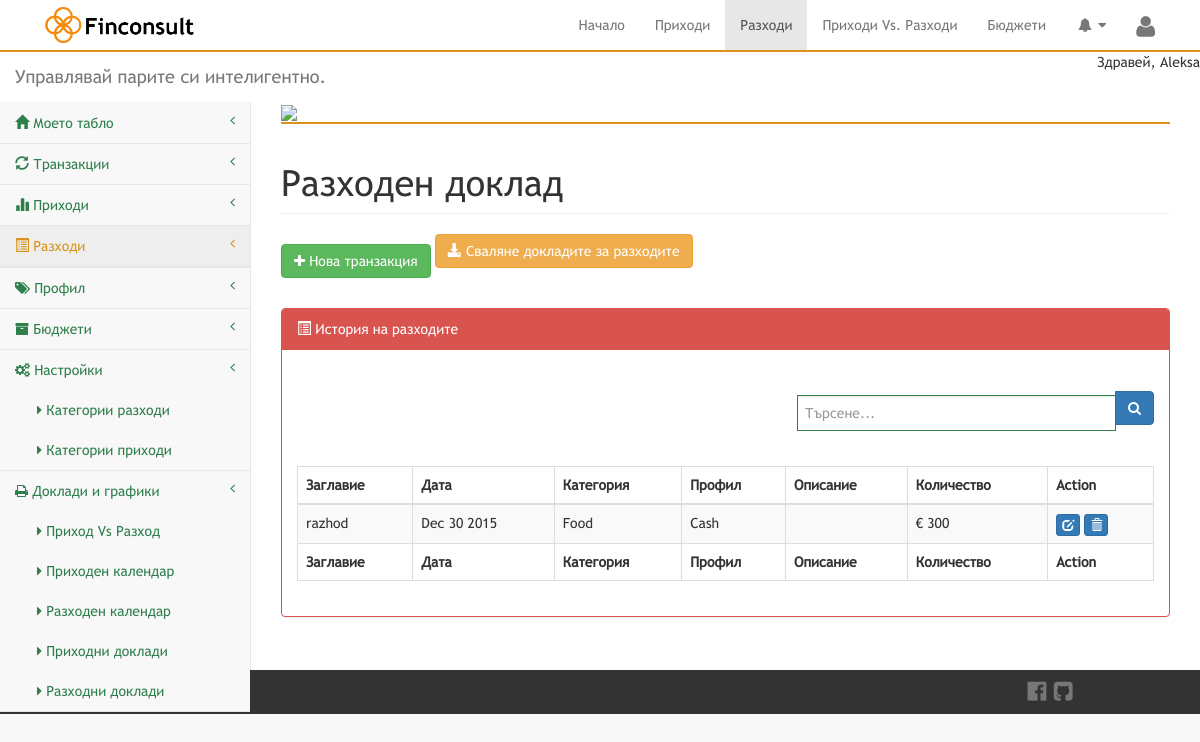
The page /index.php?page=ExpenseReport (signed in) on the database its author committed.
### tables this page shows
CREATE TABLE IF NOT EXISTS `user` (
  `UserId` int(5) NOT NULL AUTO_INCREMENT,
  `FirstName` varchar(255) NOT NULL,
  `LastName` varchar(255) NOT NULL,
  `Email` varchar(255) NOT NULL,
  `Password` varchar(255) NOT NULL,
  `Currency` varchar(255) NOT NULL,
  PRIMARY KEY (`UserId`)
);

CREATE TABLE IF NOT EXISTS `bills` (
  `BillsId` int(5) NOT NULL AUTO_INCREMENT,
  `UserId` int(5) NOT NULL,
  `Title` varchar(255) NOT NULL,
  `Dates` date NOT NULL,
  `CategoryId` int(5) NOT NULL,
  `AccountId` int(5) NOT NULL,
  `Amount` varchar(255) NOT NULL,
  `Description` text NOT NULL,
  PRIMARY KEY (`BillsId`),
  KEY `fk_testt` (`AccountId`)
);

CREATE TABLE IF NOT EXISTS `category` (
  `CategoryId` int(5) NOT NULL AUTO_INCREMENT,
  `UserId` int(5) NOT NULL,
  `CategoryName` varchar(255) NOT NULL,
  `Level` int(2) NOT NULL,
  PRIMARY KEY (`CategoryId`)
);

CREATE TABLE IF NOT EXISTS `account` (
  `AccountId` int(5) NOT NULL AUTO_INCREMENT,
  `UserId` int(5) NOT NULL,
  `AccountName` varchar(255) NOT NULL,
  PRIMARY KEY (`AccountId`)
);

### includes/notification.php (called while the page is built, shortened)
<?php
$Dashboard		    	= "Моето табло";
$Transaction			= "Транзакции";
$Incomes				= "Приходи";
$Expenses				= "Разходи";
$Settings				= "Настройки";
$Welcome				= "Здравей";
$Amount					= "Количество";
$Category				= "Категория";
$Account				= "Профил";
$Date					= "Дата";
$Description			= "Описание";
$Action					= "Action";
$ExpenseReports			= "Разходен доклад";
$HistoryofExpense		= "История на разходите";
$DownloadExpenseReports = "Сваляне докладите за разходите";
$Title					= "Заглавие";
$Search					= "Търсене...";
$IncomeVsExpense		= "Приход Vs Разход";
$CategoryIncome			= "Категории приходи";
$CategoryExpense		= "Категории разходи";
$ReportsGraphs			= "Доклади и графики";
$IncomeReportsM 		= "Приходни доклади";
$ExpenseReportsM		= "Разходни доклади";
$BudgetsM				= "Бюджети";
$NewTransaction			= "Нова транзакция";
$IncomeCalender			= "Приходен календар";
$ExpenseCalender		= "Разходен календар";
$EditExpense			= "Промени разхода";
$DeleteExpenses			= "Изтрий разхода";
?>

### includes/global.php (called while the page is built, shortened)
<?php
include ('includes/db.php');
$UserId=$_SESSION['UserId'];
$GetUserInfo = "SELECT * FROM user WHERE UserId = $UserId";
$UserInfo = mysqli_query($mysqli, $GetUserInfo);
$ColUser = mysqli_fetch_assoc($UserInfo);
?>

### pages/ExpenseReport.php (the view, shortened to what this page needs)
<?php
include ('includes/notification.php');
$SearchTerm = '';
$GetExpenseHistory = "SELECT * from bills left join category on bills.CategoryId = category.CategoryId left join account on bills.AccountId = account.AccountId where bills.UserId = $UserId ORDER BY bills.Dates DESC";
$ExpenseHistory = mysqli_query($mysqli,$GetExpenseHistory);
	include ('includes/global.php');
?>
        <div id="page-wrapper">
            <div class="container-fluid header-img">
                <div class="row">
                    <img src="images/header-razhodi.png">
                </div>
            </div>
            <div class="row">
                <div class="col-lg-12">
                    <h1 class="page-header"><?php echo $ExpenseReports; ?></h1>
                </div>
            </div>
            <a href="index.php?page=Transaction" class="btn white btn-success "><i class="fa fa-plus"></i> <?php echo $NewTransaction; ?></a>
            <a href="pages/ExpenseReportPdf.php?filter=<?php echo $SearchTerm; ?>" class="btn white btn-warning"><i class="glyphicon glyphicon-download-alt"></i> <?php echo $DownloadExpenseReports; ?></a>
            <div class="row">
                <div class="col-lg-12">
                    <div class="panel panel-red">
                        <div class="panel-heading">
                           <i class="glyphicon glyphicon-list-alt"></i> <?php echo $HistoryofExpense; ?>
                        </div>
                        <div class="panel-body">
							<div class="pull-right">
								<form action="" method="post">
							<div class="form-group input-group col-lg-5	pull-right">
                                            <input type="text" name="search" placeholder="<?php echo $Search; ?>" class="form-control">
                                            <span class="input-group-btn">
                                                <button class="btn btn-primary" name="searchbtn" type="input"><i class="fa fa-search"></i>
                                                </button>
                                            </span>
                                 </div>
                                 </form>
                            </div>
                            <div class="">
                                <table class="table table-bordered table-hover table-striped">
                                    <thead>
			                <tr>
			                    <th class="text-left"><?php echo $Title; ?></th>
			                    <th class="text-left"><?php echo $Date; ?></th>
			                    <th class="text-left"><?php echo $Category; ?></th>
			                    <th class="text-left"><?php echo $Account; ?></th>
			                    <th class="text-left"><?php echo $Description; ?></th>
			                    <th class="text-left"><?php echo $Amount; ?></th>
			                    <th class="text-left"><?php echo $Action; ?></th>
			                </tr>
			             </thead>
	                	<tbody>
							 <?php while($col = mysqli_fetch_assoc($ExpenseHistory)){ ?>
							<tr>
							<td><?php echo $col['Title'];?></td>
							<td><?php echo date("M d Y",strtotime($col['Dates']));?></td>
							<td><?php echo $col['CategoryName'];?></td>
							<td><?php echo $col['AccountName'];?></td>
							<td><?php echo $col['Description'];?></td>
							<td><?php echo $ColUser['Currency'].' '.number_format($col['Amount']);?></td>
							<td colspan="2" class="notification">
								<a href="index.php?page=ManageExpense&id=<?php echo $col['BillsId'];?>" class="" data-toggle="modal"><span class="btn btn-primary btn-xs glyphicon glyphicon-edit" data-toggle="tooltip" data-placement="left" title="" data-original-title="<?php echo $EditExpense; ?>"></span></a>
								<a href="#DeleteEx<?php echo $col['BillsId'];?>"  data-toggle="modal"><span class=" glyphicon glyphicon-trash btn btn-primary btn-xs" data-toggle="tooltip" data-placement="right" title="" data-original-title="<?php echo $DeleteExpenses; ?>"></span></button>
							</td>
							</tr>
	                	</tbody>
                            </div>
	                		 <?php } ?>
		                <tfoot>
			                <tr>
			                    <th class="text-left"><?php echo $Title; ?></th>
			                    <th class="text-left"><?php echo $Date; ?></th>
			                    <th class="text-left"><?php echo $Category; ?></th>
			                    <th class="text-left"><?php echo $Account; ?></th>
			                    <th class="text-left"><?php echo $Description; ?></th>
			                    <th class="text-left"><?php echo $Amount; ?></th>
			                    <th class="text-left"><?php echo $Action; ?></th>
			                </tr>
		                </tfoot>
                            </div>
                        </div>
                    </div>
                </div>
            </div>
            <div class="row">
                <div class="col-lg-12">
                </div>
            </div>

### includes/header.php (shortened to what this page needs)
<?php
include ('includes/notification.php');
?>
<!DOCTYPE html>
<html lang="en">
<head>
    <link rel="stylesheet" href="css/font-awesome.min.css">
    <link href="css/bootstrap.css" rel="stylesheet">
    <link rel="stylesheet" href="css/owl.carousel.css">
    <link rel="stylesheet" href="css/owl.theme.css">
    <link href="css/metisMenu.min.css" rel="stylesheet">
    <link href="css/sb-admin-2.css" rel="stylesheet">
    <link href="css/morris.css" rel="stylesheet">
    <link rel="stylesheet" href="css/style.css">
    <link rel="stylesheet" href="css/fonts.css">
</head>
<body>
<div class="container-fluid menu">
	<div class="container">
		<nav class="navbar navbar-default" role="navigation">
			<div class="navbar-header">
				<a class="navbar-brand" href="#"><img class="logo" src="images/logo.png"></a>
			</div>
			<div class="collapse navbar-collapse navbar-ex1-collapse">
				<ul class="nav navbar-nav navbar-right">
					<li <?php ActiveClass("index");?>><a href="index.php">Начало</a></li>
					<li <?php ActiveClass("index.php?page=AssetReport");?>><a href="index.php?page=AssetReport">Приходи</a></li>
					<li <?php ActiveClass("index.php?page=ExpenseReport");?>><a href="index.php?page=ExpenseReport">Разходи</a></li>
					<li <?php ActiveClass("index.php?page=IncomeVsExpense");?>><a href="index.php?page=IncomeVsExpense">Приходи Vs. Разходи</a></li>
					<li <?php ActiveClass("index.php?page=ManageBudget");?>><a href="index.php?page=ManageBudget">Бюджети</a></li>
                    <li class="dropdown">
                    <a class="dropdown-toggle" data-toggle="dropdown" href="#">
                        <i class="fa fa-bell fa-fw"></i>  <i class="fa fa-caret-down"></i>
                    </a>
					<li><a href="#" class="btn btn-primary dropdown-toggle user-log" data-toggle="dropdown"><i class="fa fa-user"></i></a>
					</li>
				</ul>
			</div>
		</nav>
	</div>
</div>
    <div id="wrapper-head">
        <nav class="navbar navbar-default navbar-static-top" role="navigation" style="margin-bottom: 0">
        <div class="headmain">
            <div class="navbar-header">
                <a class="navbar-brand" href="index.php">Управлявай парите си интелигентно.</a>
            </div>
            <ul class="nav navbar-top-links navbar-right">
                <li>
                     <?php
                    echo $Welcome;?>,
                    <?php
                    echo $ColUser['FirstName'];?>
                </li>
            </ul>
        </div>
            <div class="navbar-default sidebar" role="navigation">
                <div class="sidebar-nav navbar-collapse mainnavv">
                    <ul class="nav font-sidebar" id="side-menu">
                        <li>
                            <a <?php ActiveClass("index");?> href="index.php"><i class="glyphicon glyphicon-home"></i>  <?php echo $Dashboard;?><span class="fa arrow"></a>
                        </li>
                        <li>
                            <a <?php ActiveClass("index.php?page=Transaction");?>  href="index.php?page=Transaction"><i class="glyphicon glyphicon-refresh"></i>  <?php echo $Transaction;?><span class="fa arrow"></a>
                        </li>
                        <li>
                            <a <?php ActiveClass("index.php?page=AssetReport");?> href="index.php?page=AssetReport"><i class="glyphicon glyphicon-stats"></i>  <?php echo $Incomes;?><span class="fa arrow"></span></a>
                        </li>
                        <li>
                            <a <?php ActiveClass("index.php?page=ExpenseReport");?> href="index.php?page=ExpenseReport" ><i class="glyphicon glyphicon-list-alt"></i> <?php echo $Expenses;?><span class="fa arrow"></span></a>
                        <li>
                                <li>
                                    <a <?php ActiveClass("index.php?page=ManageAccount");?> href="index.php?page=ManageAccount"> <i class="fa fa-tags"></i> <?php echo $Account;?><span class="fa arrow"></a>
                                </li>
                        </li>
                        </li>
                        <li><a <?php ActiveClass("index.php?page=ManageBudget");?> href="index.php?page=ManageBudget"><i class="fa fa-archive"></i> <?php echo $BudgetsM;?><span class="fa arrow"></a>
                        </li>
                    <li>
                        <a class="parent" href="javascript:void(0)"><i class="fa fa-gears"> </i> <?php echo $Settings;?><span class="fa arrow"></a>
                        <ul class="nav nav-second-level" id="subitem">
                                <li>
                                    <a <?php ActiveClass("index.php?page=ManageExpenseCategory");?> href="index.php?page=ManageExpenseCategory"><i class="fa fa-caret-right"></i> <?php echo $CategoryExpense;?></a>
                                </li>
                                <li>
                                    <a <?php ActiveClass("index.php?page=ManageIncomeCategory");?> href="index.php?page=ManageIncomeCategory"><i class="fa fa-caret-right"></i> <?php echo $CategoryIncome;?></a>
                                </li>
                        </ul>
                    </li>
                    <li>
                         <a class="parent" href="javascript:void(0)"><i class="fa fa-print"> </i> <?php echo $ReportsGraphs;?><span class="fa arrow"></a>
                         <ul class="nav nav-second-level" >
                                <li>
                                    <a <?php ActiveClass("index.php?page=IncomeVsExpense");?> id="subitem" href="index.php?page=IncomeVsExpense"><i class="fa fa-caret-right"> </i> <?php echo $IncomeVsExpense;?></a>
                                </li>
                                <li>
                                    <a <?php ActiveClass("index.php?page=IncomeCalender");?> id="subitem" href="index.php?page=IncomeCalender"><i class="fa fa-caret-right"> </i> <?php echo $IncomeCalender;?></a>
                                </li>
                                <li>
                                    <a <?php ActiveClass("index.php?page=ExpenseCalender");?> id="subitem" href="index.php?page=ExpenseCalender"><i class="fa fa-caret-right"> </i> <?php echo $ExpenseCalender;?></a>
                                </li>
                                <li>
                                    <a <?php ActiveClass("index.php?page=AllIncomeReports");?> id="subitem" href="index.php?page=AllIncomeReports"><i class="fa fa-caret-right"></i> <?php echo $IncomeReportsM ;?></a>
                                </li>
                                <li>
                                    <a <?php ActiveClass("index.php?page=AllExpenseReports");?> id="subitem" href="index.php?page=AllExpenseReports"><i class="fa fa-caret-right"></i> <?php echo $ExpenseReportsM;?></a>
                                </li>
                        </ul>
                    </li>
                    </ul>
                </div>
            </div>
        </nav>
</div>

### css/sb-admin-2.css (style rules this page uses)
body { background-color: #f8f8f8; }
#page-wrapper { padding: 0 15px; min-height: 568px; background-color: #fff; }
@media (min-width:768px) { #page-wrapper { position: inherit; margin: 0 0 0 250px; padding: 0 30px; border-left: 1px solid #e7e7e7; } }
.navbar-top-links li { display: inline-block; }
.navbar-top-links li:last-child { margin-right: 15px; }
.sidebar .sidebar-nav.navbar-collapse { padding-right: 0; padding-left: 0; }
.sidebar ul li { border-bottom: 1px solid #e7e7e7; }
.sidebar ul li a.active { background-color: #eee; }
.sidebar .arrow { float: right; }
.sidebar .fa.arrow:before { content: "\f104"; }
.sidebar .nav-second-level li, .sidebar .nav-third-level li { border-bottom: 0!important; }
.sidebar .nav-second-level li a { padding-left: 37px; }
@media (min-width:768px) { .sidebar { z-index: 1; position: absolute; width: 250px; margin-top: 51px; } }
.panel-red { border-color: #d9534f; }
.panel-red .panel-heading { border-color: #d9534f; color: #fff; background-color: #d9534f; }
.panel-red a { color: #d9534f; }

### css/style.css (style rules this page uses)
body { font-family:trebuchet_regular }
h1 { margin-top:0 }
.logo { height:180%;margin-top:-8px }
.navbar { border:none;border-radius:0;background:#fff;margin-bottom:0 }
.menu { background:#fff;border-bottom:2px solid #d8941a }
.header-img { border-bottom:2px solid #d8941a }
.header-img img { width:100% }
.user-log { font-size:24px;color:#2e7f4c;padding-bottom:11px!important;border-radius:0;background:0 0;border:none }
form div { text-align:left;margin:0 auto 20px;padding:20px;display:inline-block }
form div input[type=text],form div select { margin-bottom:10px;width:200px;height:36px;border:1px solid #2e7f4c;padding:7px }
.form-control { width:200px;height:40px;margin:10px auto auto;border:1px solid #D8941A;border-radius:0;padding:5px;display:block }
.font-sidebar li .active { color:#D8941A }
.font-sidebar li a { color:#2e7f4c }
.panel-info,.panel-primary,.panel-red,.panel-warning { margin-top:20px }
.btn-warning { margin-bottom:20px }
.panel { margin-top:20px; }

### rows shown on the page
user: FirstName "Aleksa"
bills: Title "razhod", Dates "Dec 30 2015", CategoryId.CategoryName "Food", AccountId.AccountName "Cash", UserId.Currency "€", Amount "300"

### other values the page prints
$Welcome "Здравей"
$Dashboard "Моето табло"
$Transaction "Транзакции"
$Incomes "Приходи"
$Expenses "Разходи"
$Account "Профил"
$BudgetsM "Бюджети"
$Settings "Настройки"
$CategoryExpense "Категории разходи"
$CategoryIncome "Категории приходи"
$ReportsGraphs "Доклади и графики"
$IncomeVsExpense "Приход Vs Разход"
$IncomeCalender "Приходен календар"
$ExpenseCalender "Разходен календар"
$IncomeReportsM "Приходни доклади"
